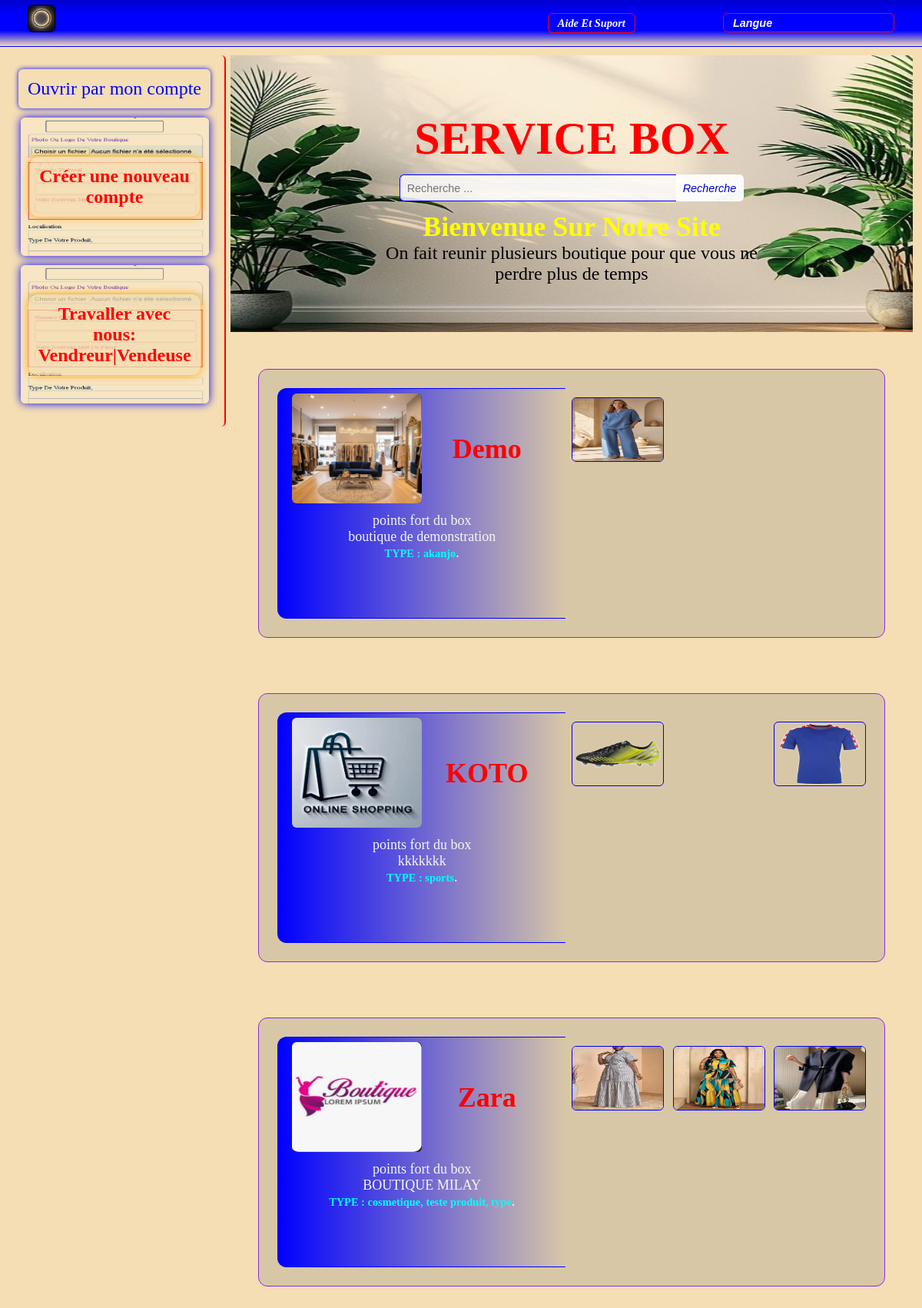
The app's page /vue1.php with its own data.
### tables this page shows
CREATE TABLE `produits` (
  `id` int NOT NULL AUTO_INCREMENT,
  `id_boutique` int NOT NULL,
  `type` varchar(100) NOT NULL,
  `nom` varchar(150) NOT NULL,
  `description` text NOT NULL,
  `photo` varchar(255) NOT NULL,
  `stock` int NOT NULL,
  `prix` decimal(10,2) NOT NULL,
  `prix_gros` decimal(10,2) NOT NULL,
  `date_creation` datetime NOT NULL DEFAULT CURRENT_TIMESTAMP,
  `date_modification` datetime NOT NULL DEFAULT CURRENT_TIMESTAMP,
  `statut_validation` varchar(20) NOT NULL DEFAULT 'en_attente',    
  `date_validation` datetime DEFAULT NULL,
  PRIMARY KEY (`id`),
  KEY `id_boutique` (`id_boutique`),
  CONSTRAINT `fk_produits_boutique`
    FOREIGN KEY (`id_boutique`) REFERENCES `inscription_vendeur` (`id`)
    ON DELETE CASCADE
);

CREATE TABLE `inscription_vendeur` (
  `id` int NOT NULL AUTO_INCREMENT,
  `boutname` varchar(50) NOT NULL,
  `logo` varchar(255) NOT NULL,
  `numTel` varchar(50) NOT NULL,
  `email` varchar(255) NOT NULL,
  `password` varchar(255) NOT NULL,
  `localisation` varchar(50) NOT NULL,
  `definition` varchar(255) NOT NULL,
  `date` datetime NOT NULL DEFAULT CURRENT_TIMESTAMP,
  PRIMARY KEY (`id`)
);

### functions/acheteur.php (called while the page is built, shortened)
<?php
$db = connection_db_bou();
function filtrer_boutiques(array $boutiques): array
{
    $input_search = trim($_GET["search"] ?? "");
    if ($input_search === "") {
        return $boutiques;
    }
    $ids = array_column(search_detail(), "id_boutique");
    return array_filter($boutiques, function ($b) use ($ids, $input_search) {
        return in_array($b["id"], $ids)
            || stripos($b["name"], $input_search) !== false;
    });
}
   function get_image_detail(): array
{
    global $db;
    $sql = "
        SELECT
            b.id AS boutique_id,
            b.boutname AS boutique_name,
            b.definition AS boutique_description,
            b.logo AS boutique_pdc,
            (SELECT GROUP_CONCAT(DISTINCT p.type SEPARATOR ', ')
               FROM produits AS p
              WHERE p.id_boutique = b.id
                AND p.statut_validation = 'approuve') AS boutique_type,
            b.localisation AS boutique_lieu,
            d.id AS produit_id,
            d.nom AS produit_name,
            d.photo AS produit_image,
            d.description AS produit_description1,
            '' AS produit_description2,
            d.stock AS produit_nombre,
            d.prix AS produit_prix,
            5 AS produit_nombre_gros,
            d.prix_gros AS produit_prix_gros
        FROM inscription_vendeur AS b
        LEFT JOIN produits AS d
            ON d.id_boutique = b.id
           AND d.statut_validation = 'approuve'
        ORDER BY b.id DESC, d.id DESC
    ";
    $req = $db->prepare($sql);
    $req->execute();
    $lignes = $req->fetchAll(PDO::FETCH_ASSOC);
    $boutiques = [];
    foreach ($lignes as $ligne) {
        $idBoutique = (int) $ligne["boutique_id"];
        if (!isset($boutiques[$idBoutique])) {
            $boutiques[$idBoutique] = [
                "id" => $idBoutique,
                "name" => $ligne["boutique_name"],
                "description" => $ligne["boutique_description"],
                "pdc" => $ligne["boutique_pdc"],
                "type" => $ligne["boutique_type"],
                "lieu" => $ligne["boutique_lieu"],
                "produits" => []
            ];
        }
        if ($ligne["produit_id"] !== null) {
            $boutiques[$idBoutique]["produits"][] = [
                "id" => (int) $ligne["produit_id"],
                "produit" => $ligne["produit_name"],
                "image" => $ligne["produit_image"],
                "description1" => $ligne["produit_description1"],
                "description2" => $ligne["produit_description2"],
                "nombre" => (int) $ligne["produit_nombre"],
                "prix" => (int) $ligne["produit_prix"],
                "nombre_gros" => (int) $ligne["produit_nombre_gros"],
                "prix_gros" => (int) $ligne["produit_prix_gros"]
            ];
        }
    }
    return $boutiques;
}
?>

### utils/image.php (called while the page is built)
<?php
    function image_ou($fichier , $defaut){
        if($fichier !== null && $fichier !== "" && is_file(__DIR__."/../images/".$fichier)){
            return $fichier ;
        }
        return $defaut ;
    }
?>

### vue1.php (the view, shortened to what this page needs)
<?php
require_once "functions/acheteur.php";
require_once "utils/image.php";
$boutique = filtrer_boutiques(get_image_detail());
$recherche = trim($_GET["search"] ?? "");
?>
<!DOCTYPE html>
<html lang="en">
<head>
    <link rel="stylesheet" href="css/tete.css?v=<?= filemtime("css/tete.css") ?>">
    <link rel="stylesheet" href="css/boutic.css?v=<?= filemtime("css/boutic.css") ?>">
    <link rel="stylesheet" href="css_v1/header_vue1.css?v=<?= filemtime("css_v1/header_vue1.css") ?>">
    <link rel="stylesheet" href="css_v1/bar_vue1.css?v=<?= filemtime("css_v1/bar_vue1.css") ?>">
</head>
<body>
    <header id="tete1">
        <nav>
            <a href="vue1.php" id="nom"><img src="images/logo.jpg" alt=""></a>
            <ul>
                <li><a href="" class="gar"><i>aide et suport</i></a></li>
                <li><input type="text" class="gar langue" value="langue"></li>
            </ul>
        </nav>
    </header>
    <section id="tete2">
        <div class="bil">
            <a href="connection.php" class="mon_cmp">Ouvrir par mon compte</a>
            <a href="profil.php" class="boxs">
                <div class="label_img">
                    <h6 class="afirm">Créer une nouveau compte</h6>
                </div>
            </a>
            <a href="inscription.php" class="boxs">
                <div class="label_img">
                    <h6 class="afirm">Travaller avec nous:<br>Vendreur|Vendeuse</h6>
                </div>
            </a>
        </div>
    </section>
    <section id="horo">
        <form class="tete" method="GET" action="vue1.php">
            <h1 class="bout_nom">service box</h1>
            <div class="bar_rech">
                <input type="search" class="inp_rech" name="search" value="<?= htmlspecialchars($recherche) ?>" placeholder="Recherche ... ">
                <button type="submit" class="but_rech"><i>recherche</i></button>
            </div>
            <h2 class="bout_b">bienvenue sur notre site</h2>
            <p class="bout_l">On fait reunir plusieurs boutique pour que vous ne perdre plus de temps</p>
        </form>
        <?php foreach ($boutique as $b): ?>
        <a href="suit_vue1.php?id=<?= (int) $b["id"] ?>" id="boite" style="text-decoration: none;">
            <div class="points">
                <div class="nom_img">
                    <img class="pdp" src="images/<?= rawurlencode(image_ou($b["pdc"], "kara.jpg")) ?>" alt="">
                    <h1 class="nombox"><?= htmlspecialchars($b["name"]) ?></h1>
                </div>
                <p class="definition">points fort du box <br>
                    <?= htmlspecialchars($b["description"]) ?><br><b style="color: aqua;">TYPE :
                        <?= htmlspecialchars($b["type"] ?? "") ?></b>.</p>
            </div>
            <div class="petie">
                <?php foreach ($b["produits"] as $i): ?>
                    <img class="img_pt" src="images/<?= rawurlencode(image_ou($i["image"], "produit.jpg")) ?>" alt="<?= htmlspecialchars($i["produit"]) ?>">
                <?php endforeach; ?>
            </div>
        </a>
        <?php endforeach; ?>
    </section>
</body>
</html>

### css/tete.css (style rules this page uses)
* { margin: 0; padding: 0; box-sizing: border-box; font-size: 1.2vw; }
.tete { width: 100%; background: url(../photo/bfab2e74e5c5f55f06d0b7f737bd44b2.jpg)rgba(0, 0, 0, 0); background-size: 100% 100%; background-blend-mode: darken; display: flex; justify-content: center; align-items: center; flex-direction: column; margin-bottom: 1vw; height: 30vw; padding: 2vw; }
.bout_nom { font-size: 5vw; text-align: center; text-transform: uppercase; margin: 1vw; color: red; }
.bout_b { font-size: 3vw; text-transform: capitalize; color: yellow; }
.bout_l { text-align: center; color: black; width: 60%; font-size: 2vw; }
.bar_rech { display: flex; justify-content: center; align-items: center; width: 100%; margin-bottom: 1vw; }
.inp_rech { padding: .7vw; width: 30vw; border-radius: .5vw 0 0 .5vw; border: solid .1vw blue; border-right: none; background: rgba(255, 255, 255, 0.801); }
.but_rech { padding: .7vw; border-radius: 0 .5vw .5vw 0; border: solid .1vw white; border-left: none; background: rgba(255, 255, 255, 0.932); color: mediumblue; text-transform: capitalize; }

### css/boutic.css (style rules this page uses)
* { margin: 0; padding: 0; box-sizing: border-box; font-size: 1.2vw; }
#horo { background: wheat; display: flex; flex-wrap: wrap; padding: 6vw 1vw 0 25vw; }
#boite { border-radius: 1vw; margin: 3vw; padding: 2vw; width: 100%; background: rgba(128, 128, 128, 0.253); border: solid .1vw blueviolet; transition: 1s; display: flex; justify-content: space-between; }
.points { width: 49%; height: 25vw; display: flex; padding: .5vw; flex-direction: column; border: solid .1vw blue; border-right: none; background: linear-gradient(to right, blue, transparent); border-radius: 1vw 0 0 1vw; }
.nom_img { display: flex; justify-content: space-between; align-items: center; padding: 0 1vw; height: 50%; width: 100%; margin-bottom: 1vw; }
.pdp { width: 50%; height: 100%; background: rgba(0, 0, 0, 0.418); border-radius: .5vw; }
.nombox { width: 50%; text-align: center; font-size: 3vw; color: red; text-transform: capitalize; }
.definition { color: whitesmoke; font-size: 1.5vw; text-align: center; }
.petie { width: 50%; padding-top: 1vw; display: flex; flex-wrap: wrap; justify-content: space-between; height: 25vw; overflow: hidden; }
.img_pt { width: 10vw; height: 7vw; border: solid .11vw blue; border-radius: .5vw; margin-bottom: .5vw; }

### css_v1/header_vue1.css (style rules this page uses)
* { margin: 0; padding: 0; box-sizing: border-box; font-size: 1.2vw; }
#tete1 { z-index: 3; background: linear-gradient(mediumblue,blue,blue, transparent); position: fixed; width: 100%; border-bottom: solid .1vw blue; }
#tete1 nav { display: flex; justify-content: space-between; align-items: center; width: 100%; padding: .5vw 3vw; }
#nom { text-decoration: none; width: 3vw; height: 3vw; color: black; text-transform: uppercase; border: solid .1vw black; border-radius: .5vw; background: rgba(0, 0, 255, 0.459); margin-bottom: 1vw; }
#nom img { width: 100%; width: 100%; border-radius: .5vw; }
#tete1 nav ul { list-style-type: none; display: flex; width: 40%; justify-content: space-between; color: red; }
.gar { text-decoration: none; display: flex; justify-content: center; align-items: center; font-style: italic; width: 100%; color: white; background: transparent; padding: .3vw 1vw; border-radius: .5vw; border: solid .1vw red; transition: 1s; text-transform: capitalize; font-weight: bold; }

### css_v1/bar_vue1.css (style rules this page uses)
* { margin: 0; padding: 0; box-sizing: border-box; font-size: 1.2vw; }
#tete2 { height: 100vh; background: transparent; position: fixed; width: 25vw; padding: 6vw .5vw; }
.bil { color: white; border-right: solid .19vw red; border-radius: .5vw; padding: 1.5vw; display: flex; flex-direction: column; align-items: center; }
.boxs { position: relative; width: 98%; height: 15vw; text-decoration: none; margin-bottom: 1vw; }
.label_img { border-radius: .5vw; background: url(../photo/Capture\ d’écran\ 2026-07-29\ 224131.jpg) rgba(245, 222, 179, 0.781); background-size: 100% 100%; background-blend-mode: darken; box-shadow: 0 0 1vw blue; width: 100%; height: 100%; position: relative; display: flex; justify-content: center; align-items: center; }
.mon_cmp { padding: 1vw; text-decoration: none; border-radius: .5vw; box-shadow: 0 0 .5vw blue; color: blue; font-size: 2vw; margin-bottom: 1vw; transition: 1s; }
.afirm { z-index: 1; color: red; position: relative; text-align: center; box-shadow: 0 0 1vw orange; border-radius: 1vw; margin: 1vw; background: rgba(245, 222, 179, 0.767); padding: 1vw; font-size: 2vw; transition: 1s; }

### records on screen
produits: id_boutique.logo (picture), id_boutique.boutname "Demo", id_boutique.definition "boutique de demonstration", type "akanjo", photo (picture)
produits: photo (picture)
produits: photo (picture)
produits: photo (picture)
produits: photo (picture)
produits: photo (picture)

### other values on screen
$b["name"] "KOTO"
$b["description"] "kkkkkkk"
$b["type"] "sports"
$b["name"] "Zara"
$b["description"] "BOUTIQUE MILAY"
$b["type"] "cosmetique, teste produit, type"
